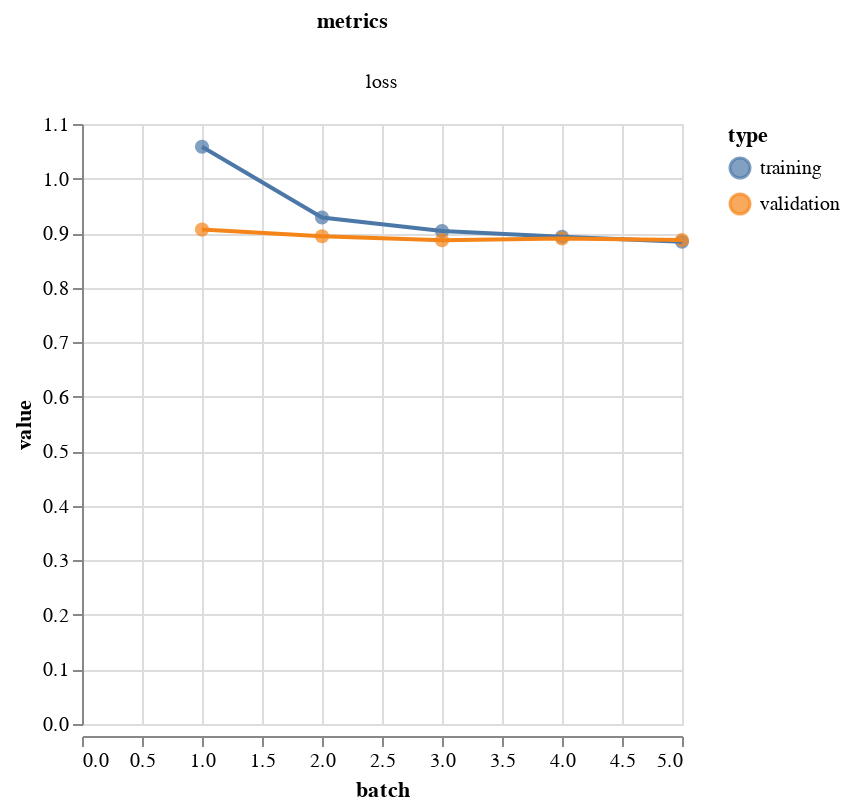

The notebook cell this image was saved under:
### Code cell
vis.metrics(output.history)

### Figure 1 — Vega-Lite specification as saved in the notebook (floating-point values rounded to 4 significant figures)
{"config": {"view": {"continuousWidth": 400, "continuousHeight": 300}}, "data": {"name": "data-50e7a9916b93e6bdf3a610a48a2b9ab4"}, "facet": {"column": {"type": "nominal", "field": "metrics"}}, "spec": {"layer": [{"mark": {"type": "circle", "size": 50}, "encoding": {"color": {"type": "nominal", "field": "type"}, "tooltip": [{"type": "quantitative", "field": "batch"}, {"type": "quantitative", "field": "value"}], "x": {"type": "quantitative", "field": "batch"}, "y": {"type": "quantitative", "field": "value"}}, "height": 300, "width": 300}, {"mark": "line", "encoding": {"color": {"type": "nominal", "field": "type"}, "x": {"type": "quantitative", "field": "batch"}, "y": {"type": "quantitative", "field": "value"}}, "height": 300, "width": 300}]}, "resolve": {"scale": {"y": "independent"}}, "$schema": "https://vega.github.io/schema/vega-lite/v4.8.1.json", "datasets": {"data-50e7a9916b93e6bdf3a610a48a2b9ab4": [{"batch": 1, "value": 1.058, "type": "training", "metrics": "loss"}, {"batch": 2, "value": 0.9285, "type": "training", "metrics": "loss"}, {"batch": 3, "value": 0.9036, "type": "training", "metrics": "loss"}, {"batch": 4, "value": 0.8933, "type": "training", "metrics": "loss"}, {"batch": 5, "value": 0.884, "type": "training", "metrics": "loss"}, {"batch": 1, "value": 0.9064, "type": "validation", "metrics": "loss"}, {"batch": 2, "value": 0.8943, "type": "validation", "metrics": "loss"}, {"batch": 3, "value": 0.8871, "type": "validation", "metrics": "loss"}, {"batch": 4, "value": 0.8902, "type": "validation", "metrics": "loss"}, {"batch": 5, "value": 0.8871, "type": "validation", "metrics": "loss"}]}}
